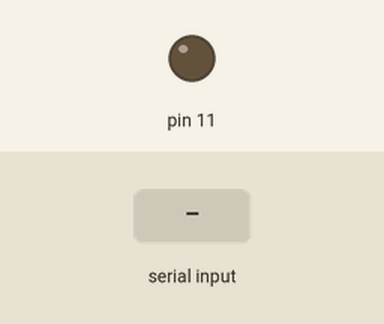
Bench run of a program on a simulated Arduino Uno, built with avr-gcc and run on an emulated ATmega328P. Parts: output pins drawn as LEDs (lit = HIGH). The test bench sets the inputs (shaded band).

Above: at 1.2 s.
1.3 s: "SFH\n" received over Serial
At 2.7 s:
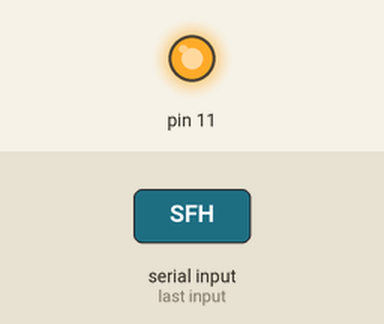
Timing chart, 0 to 5.8 s (numbered marks = the images above; inputs shaded):
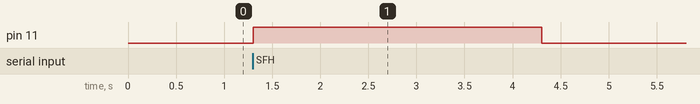

The program:

main.cpp
```cpp
#include <Arduino.h>

void setup() {
  Serial.begin(9600);
  pinMode(11, OUTPUT);
  digitalWrite(11, LOW);
}

void loop() {
  if (Serial.available()) {
    String msg = Serial.readStringUntil('\n');
    msg.trim();

    if (msg == "SFH") {
      digitalWrite(11, HIGH);
      delay(3000);
      digitalWrite(11, LOW);
    }
  }
}
```

Measured:
- after the input at 1.3 s, pin 11: LOW → HIGH at once, → LOW 3.0 s later
